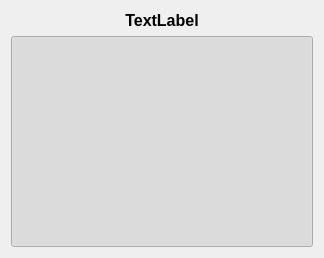
<?xml version="1.0" encoding="UTF-8"?>
<ui version="4.0">
 <class>Button</class>
 <widget class="QWidget" name="Button">
  <property name="geometry">
   <rect>
    <x>0</x>
    <y>0</y>
    <width>324</width>
    <height>258</height>
   </rect>
  </property>
  <property name="windowTitle">
   <string>Button</string>
  </property>
  <layout class="QVBoxLayout" name="verticalLayout">
   <item>
    <widget class="QLabel" name="buttonLabel">
     <property name="font">
      <font>
       <family>MS UI Gothic</family>
       <pointsize>12</pointsize>
       <weight>75</weight>
       <bold>true</bold>
      </font>
     </property>
     <property name="text">
      <string>TextLabel</string>
     </property>
     <property name="alignment">
      <set>Qt::AlignCenter</set>
     </property>
    </widget>
   </item>
   <item>
    <widget class="QPushButton" name="pushButton">
     <property name="sizePolicy">
      <sizepolicy hsizetype="Expanding" vsizetype="Expanding">
       <horstretch>0</horstretch>
       <verstretch>0</verstretch>
      </sizepolicy>
     </property>
     <property name="text">
      <string/>
     </property>
     <property name="checkable">
      <bool>true</bool>
     </property>
     <property name="checked">
      <bool>true</bool>
     </property>
    </widget>
   </item>
  </layout>
 </widget>
 <resources/>
 <connections/>
</ui>
